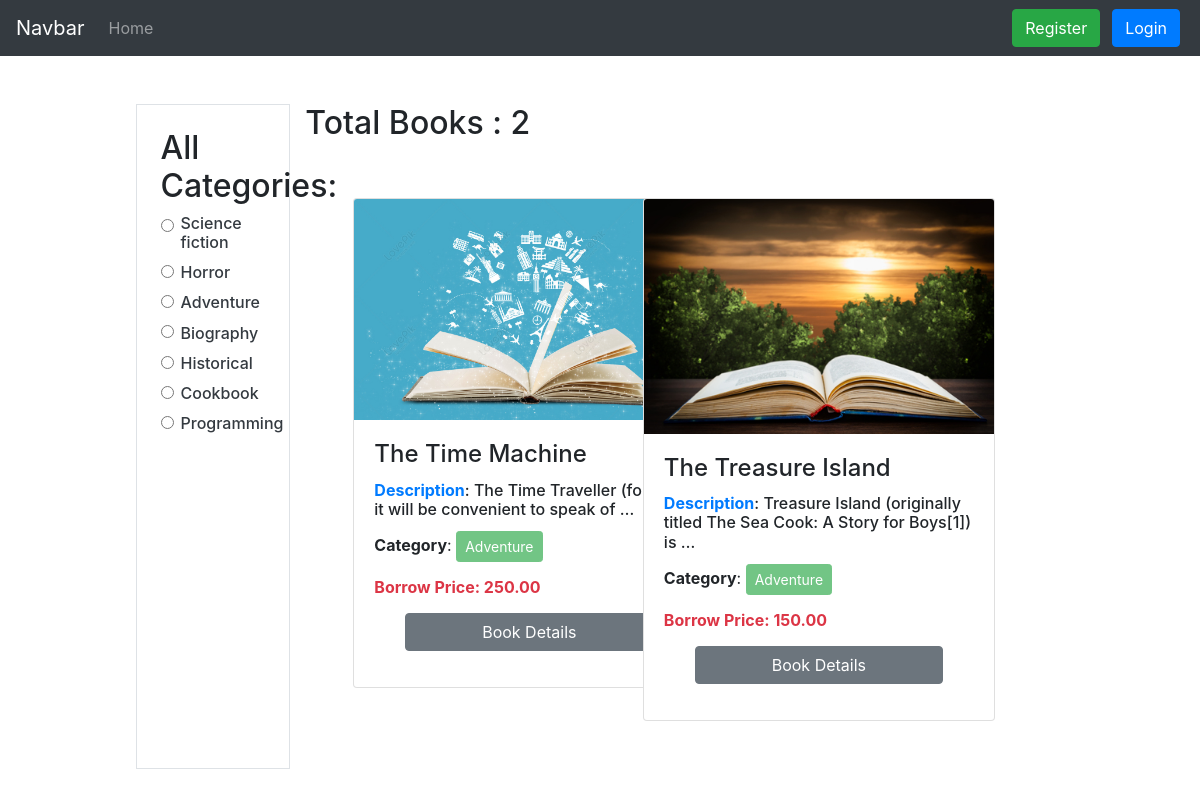
The app's page /category/adventure with its own data.
### library/models.py (models this page shows, shortened)
class Category(models.Model):
    name = models.CharField(max_length=30)
    slug = models.SlugField(max_length=100, null=True, blank=True, unique=True)
    def __str__(self):
        return f'{self.name}'

class Book(models.Model):
    title = models.CharField(max_length=30)
    description = models.TextField()
    image = models.ImageField(upload_to='book_img')
    borrow_price = models.DecimalField(default=0, max_digits=6, decimal_places=2)
    borrow_date = models.DateField(auto_now=True)
    category = models.ForeignKey(Category, on_delete=models.CASCADE, null=True, blank=True)

### core/views.py (the view)
# urls.py: path('', HomeView, name='home'),
def HomeView(request, slug=None):
    books = Book.objects.all()
    categories = Category.objects.all()
    if slug is not None:
        category = Category.objects.get(slug=slug)
        books = Book.objects.filter(category=category)
    return render(request, 'index.html', {'books': books, 'categories': categories})

### core/templates/index.html (shortened to what this page needs)
{% extends 'base.html' %}
{% block body %}
<div class="row">
  <div class="col-lg-10 col-md-10 col-sm-10 m-auto">
    <div class="row p-5">
      <div class="col-lg-2 col-md-3 col-sm-12 p-4 border">
        <h2>All Categories:</h2>
        {% for category in categories %}
        <div class="form-check">
          <input class="form-check-input" type="radio" name="flexRadioDefault" id="flexRadioDefault1">
          <label class="form-check-label" for="flexRadioDefault1">
            <a href="{% url 'category_wise_book' category.slug %}" class="text-dark"><h6>{{category}}</h6></a>
          </label>
        </div>
        {% endfor %}
      </div>
      <div class="col-lg-10 col-md-8 col-sm-12">
          <h2>Total Books : {{books | length}}</h2>
        <div class="row">
          {% for book in books %}
          <div class="col-lg-3 col-md-6 col-sm-12 m-5">
            <div class="card" style="width: 22rem;">
              <img class="card-img-top" src="{{book.image.url}}" alt="Card image cap" style="width: 100%;">
              <div class="card-body">
                <h4 class="card-title">{{book.title}}</h4>
                <h6 class="card-title"><b class="text-primary">Description</b>: {{book.description | truncatewords:12}}</h6>
                <p>
                  <b>Category</b>: <button class="btn btn-success btn-sm" disabled>{{book.category}}</button>
                </p>
                <h6 class="card-text text-danger"><b>Borrow Price: {{book.borrow_price}}</b></h6>
                {% if not user.is_authenticated %}
                <p class="text-center pt-2">
                  <a href="{% url 'book_details_for_unloggedin_user' book.id %}" class="btn btn-secondary" style="width: 80%;">Book Details</a>
                </p>
                {% else %}
                <p class="text-center pt-2">
                  <a href="{% url 'book_details_for_loggedin_user' book.id %}" class="btn btn-secondary" style="width: 80%;">Book Details</a>
                </p>
                {% endif %}
              </div>
            </div>
          </div>
          {% endfor %}
        </div>
      </div>
    </div>
  </div>
</div>
{% endblock %}

### records on screen
Category: name "Science fiction"
Category: name "Horror"
Category: name "Adventure"
Category: name "Biography"
Category: name "Historical"
Category: name "Cookbook"
Category: name "Programming"
Book: image (picture), title "The Time Machine", description "The Time Traveller (for so it will be convenient to speak of …", category "Adventure", borrow_price "250.00"
Book: image (picture), title "The Treasure Island", description "Treasure Island (originally titled The Sea Cook: A Story for Boys[1]) is …", category "Adventure", borrow_price "150.00"

### other values on screen
{{ books | length }} "2"
